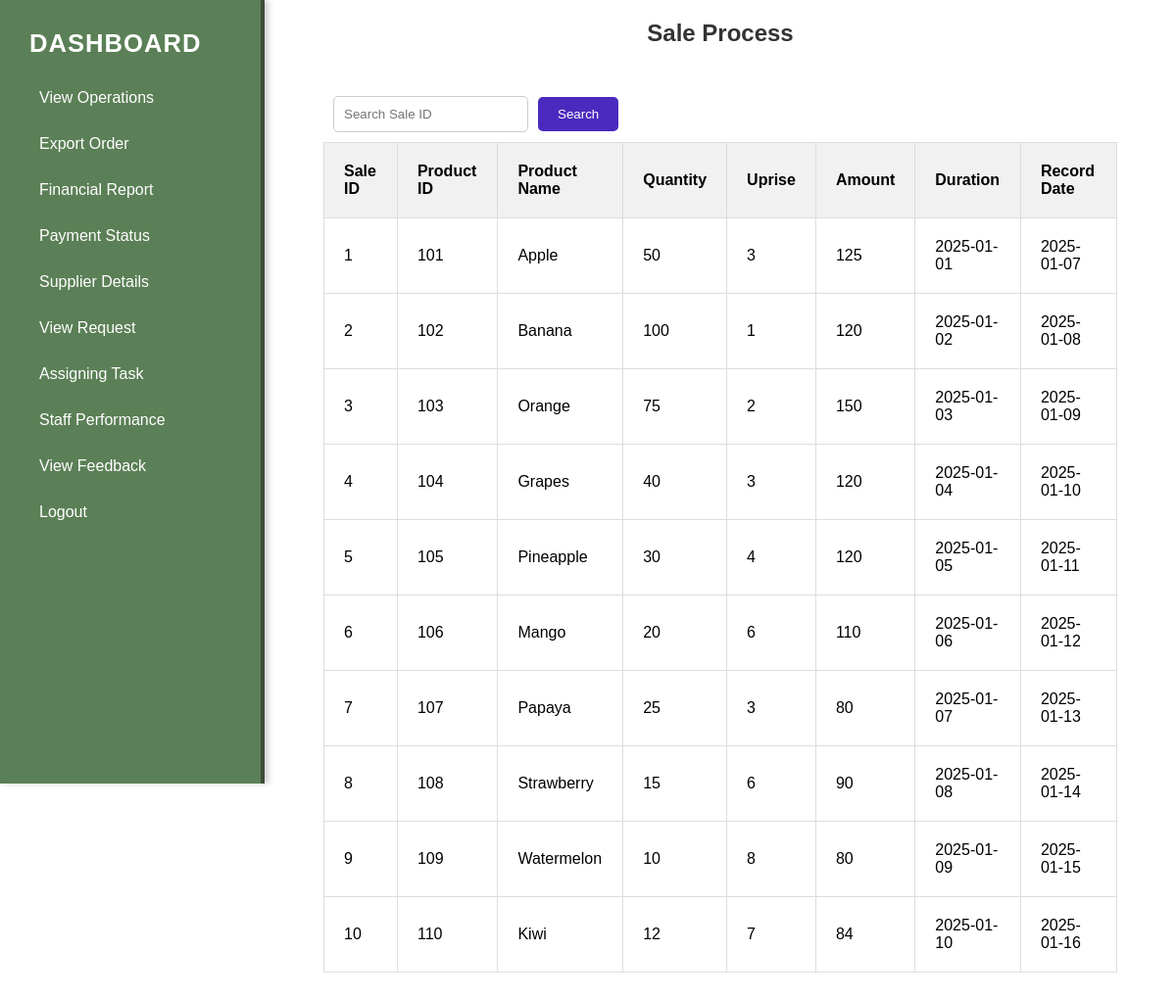
The app's page /owsales.php with its own data.
### tables this page shows
CREATE TABLE `sale` (
  `saleID` int(20) NOT NULL,
  `pID` varchar(20) NOT NULL,
  `pname` varchar(20) NOT NULL,
  `quantity` int(20) NOT NULL,
  `uprise` int(20) NOT NULL,
  `amount` int(30) NOT NULL,
  `duration` date NOT NULL,
  `rdate` date NOT NULL
);

### owsales.php (the view, shortened to what this page needs)
<!DOCTYPE html>
<html>
<head>
    <link rel="stylesheet" href="pstock.css">
</head>
<body>
     <aside class="sidebar">
        <div class="logo">Dashboard</div>
        <ul class="menu">
        <li><a href="viewoperations.html">View Operations</a></li>
            <li><a href="ownerexportorder.php">Export Order</a></li>
            <li><a href="owfinancial.html">Financial Report</a></li>
            <li><a href="ownerpayment.html">Payment Status</a></li>
            <li><a href="ownersdetail.php">Supplier Details</a></li>
            <li><a href="owmarequest.php">View Request</a></li>
            <li><a href="ownerassigntask.php">Assigning Task</a></li>
            <li><a href="ownerviewfeedback.php">Staff Performance</a></li>
            <li><a href="ownerviewfeedback.php">View Feedback</a></li>
            <li><a href="StDashboard.html">Logout</a></li>
        </ul>
    </aside>
     <main>
     <h1 class="head">Sale Process</h1>
<form name="order" method="get" onsubmit="return validateForm(event)">
    <div>
        <input class="" type="text" name="search" placeholder="Search Sale ID">
        <input type="submit" value="Search">
    </div>
<table>
    <thead>
        <tr>
            <th>Sale ID</th>
            <th>Product ID</th>
            <th>Product Name</th>
            <th>Quantity</th>
            <th>Uprise</th>
            <th>Amount</th>
            <th>Duration</th>
            <th>Record Date</th>
        </tr>
    </thead>
    <tbody>
    <?php
   include('conf.php');
   $sql = "SELECT * FROM sale";
   $result = $conn->query($sql);
   if ($result->num_rows > 0) {
       while ($row = $result->fetch_assoc()) {
           echo "<tr>";
           echo "<td>" . ($row["saleID"]) . "</td>";
           echo "<td>" . ($row["pID"]) . "</td>";
           echo "<td>" . ($row["pname"]) . "</td>";
           echo "<td>" . ($row["quantity"]) . "</td>";
           echo "<td>" . ($row["uprise"]) . "</td>";
           echo "<td>" . ($row["amount"]) . "</td>";
           echo "<td>" . ($row["duration"]) . "</td>";
           echo "<td>" . ($row["rdate"]) . "</td>";
           echo "</tr>";
       }
   } else {
       echo "<tr><td colspan='8'>No records found.</td></tr>";
   }
   ?>
    </tbody>
</table>
</form>
     </main>
</body>
</html>

### pstock.css (style rules this page uses)
form { padding: 20px; margin: 20px; }
h1.head { text-align: center; font-size: 1.5em; font-family: Arial, Helvetica, sans-serif; color: #333; }
table { width: 100%; border-collapse: collapse; }
table thead { background-color: #f1f1f1; }
table th, table td { padding: 20px; text-align: left; border: 1px solid #ddd; }
div { display: flex; align-items: center; margin: 10px; }
input[type="text"] { padding: 10px; border: 1px solid #ccc; border-radius: 5px; margin-right: 10px; }
input[type="submit"] { padding: 10px 20px; background-color: #4a2abe; color: white; border: none; border-radius: 5px; cursor: pointer; transition: background-color 0.3s; }
* { margin: 0; padding: 0; box-sizing: border-box; font-family: 'Arial', sans-serif; }
.sidebar { position: fixed; left: 0; top: 0; width: 270px; height: 100vh; background-color: #5b7f56; color: white; overflow-y: auto; padding: 20px; box-shadow: 4px 0 6px rgba(0, 0, 0, 0.2); border-right: 4px solid #3c4d38; transition: all 0.3s ease; }
.sidebar .logo { font-size: 1.6rem; margin-bottom: 20px; font-weight: bold; text-transform: uppercase; color: #fff; letter-spacing: 1px; }
.sidebar ul { list-style: none; }
.sidebar ul li a { color: white; text-decoration: none; display: block; padding: 12px 20px; border-radius: 5px; transition: background-color 0.3s, padding 0.3s; margin: 5px 0; }
main { margin-left: 270px; padding: 20px; }

### records on screen
sale: saleID "1", pID "101", pname "Apple", quantity "50", uprise "3", amount "125", duration "2025-01-01", rdate "2025-01-07"
sale: saleID "2", pID "102", pname "Banana", quantity "100", uprise "1", amount "120", duration "2025-01-02", rdate "2025-01-08"
sale: saleID "3", pID "103", pname "Orange", quantity "75", uprise "2", amount "150", duration "2025-01-03", rdate "2025-01-09"
sale: saleID "4", pID "104", pname "Grapes", quantity "40", uprise "3", amount "120", duration "2025-01-04", rdate "2025-01-10"
sale: saleID "5", pID "105", pname "Pineapple", quantity "30", uprise "4", amount "120", duration "2025-01-05", rdate "2025-01-11"
sale: saleID "6", pID "106", pname "Mango", quantity "20", uprise "6", amount "110", duration "2025-01-06", rdate "2025-01-12"
sale: saleID "7", pID "107", pname "Papaya", quantity "25", uprise "3", amount "80", duration "2025-01-07", rdate "2025-01-13"
sale: saleID "8", pID "108", pname "Strawberry", quantity "15", uprise "6", amount "90", duration "2025-01-08", rdate "2025-01-14"
sale: saleID "9", pID "109", pname "Watermelon", quantity "10", uprise "8", amount "80", duration "2025-01-09", rdate "2025-01-15"
sale: saleID "10", pID "110", pname "Kiwi", quantity "12", uprise "7", amount "84", duration "2025-01-10", rdate "2025-01-16"
